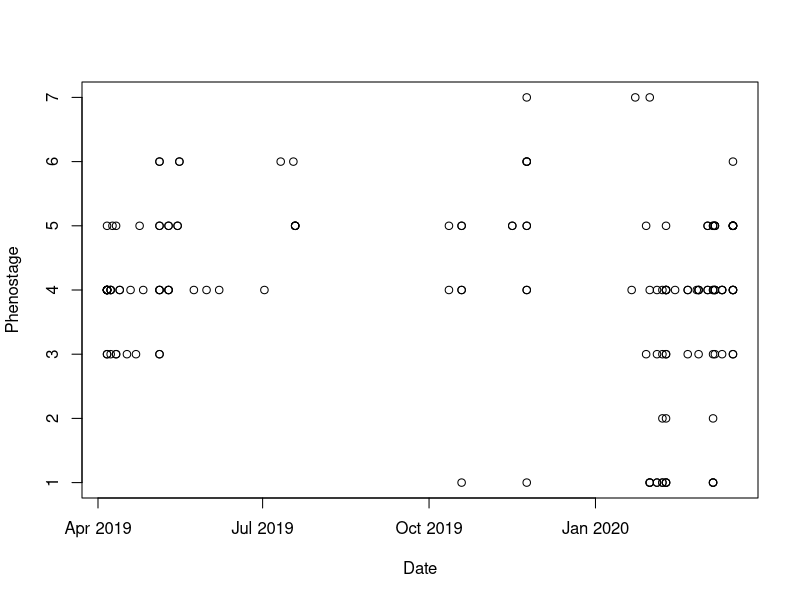
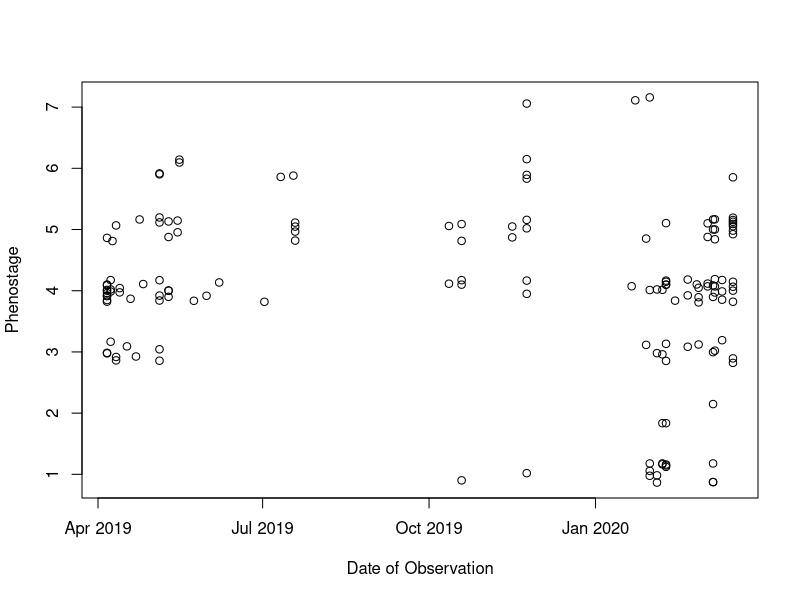
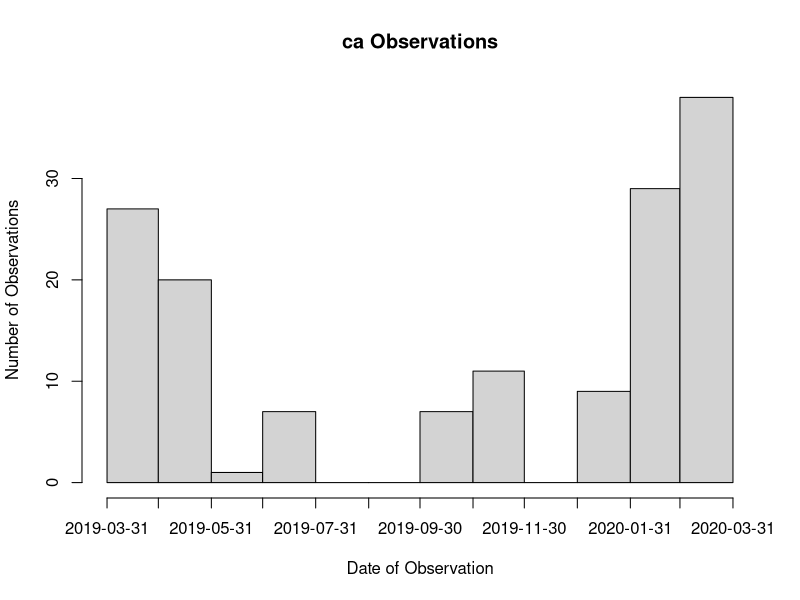
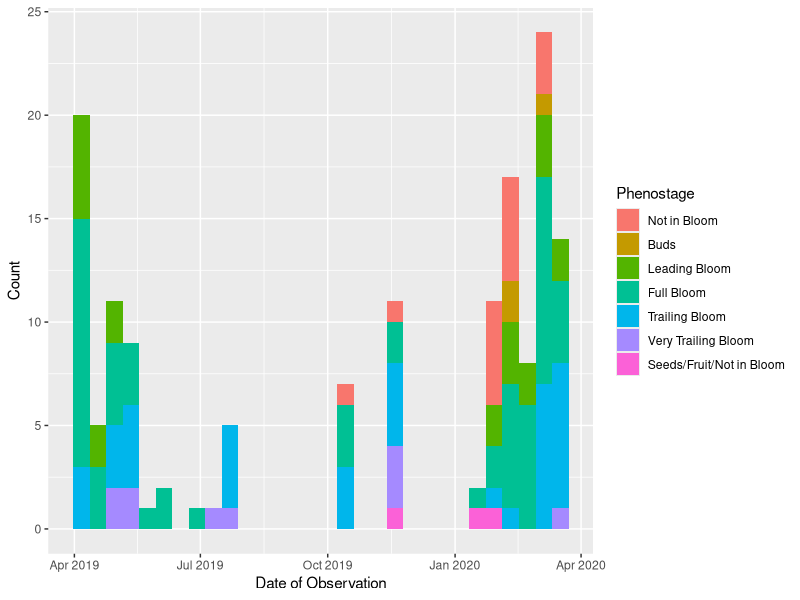
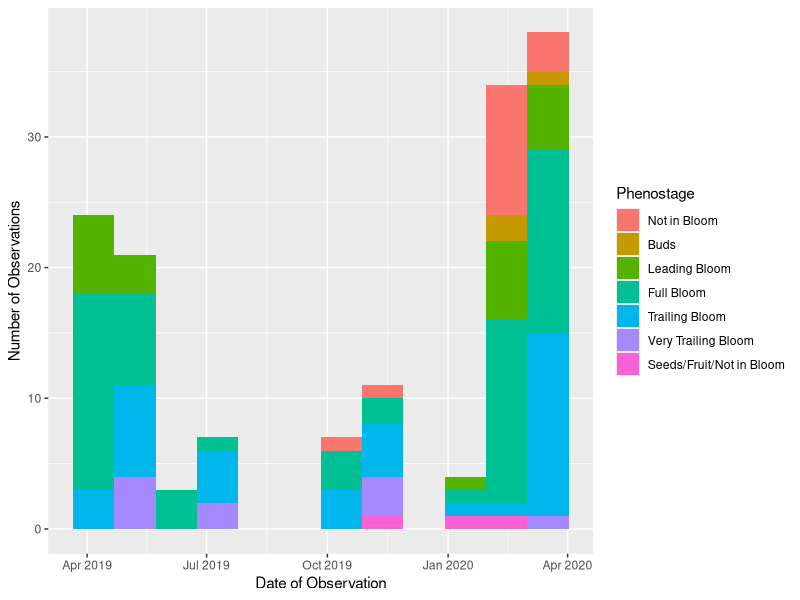
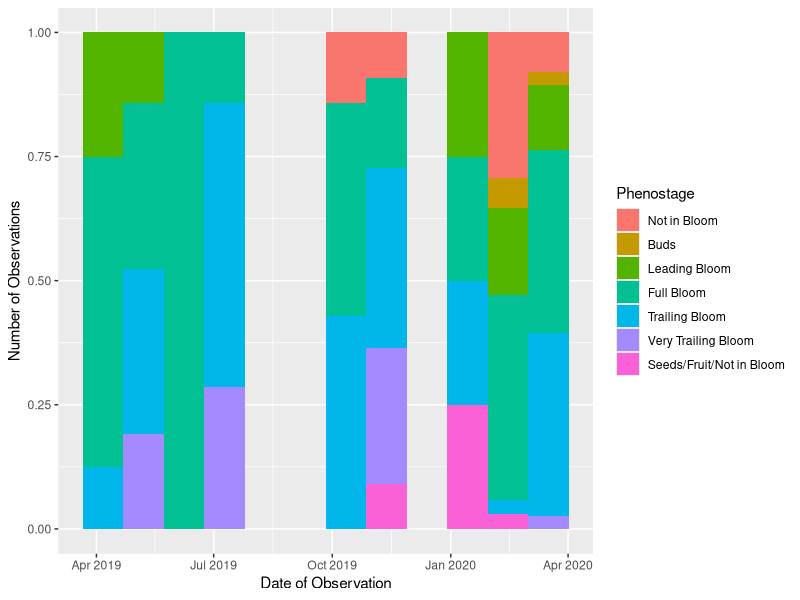
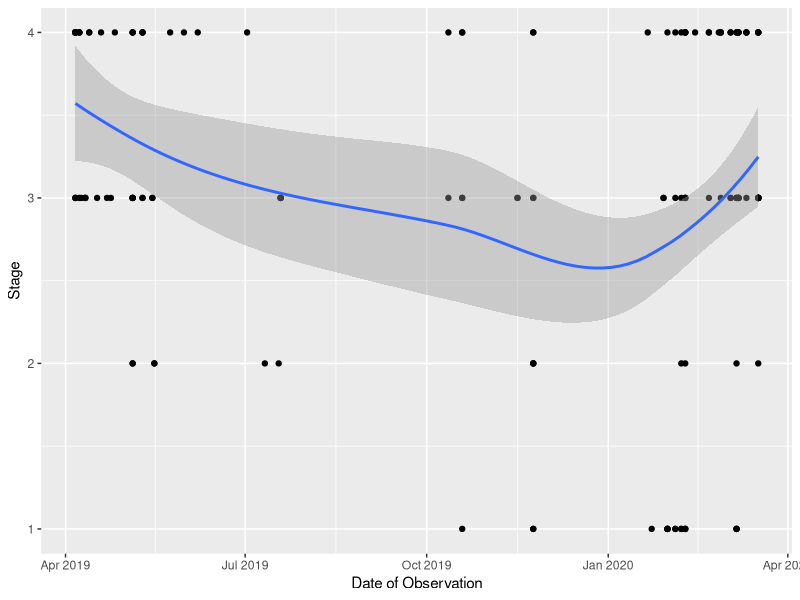
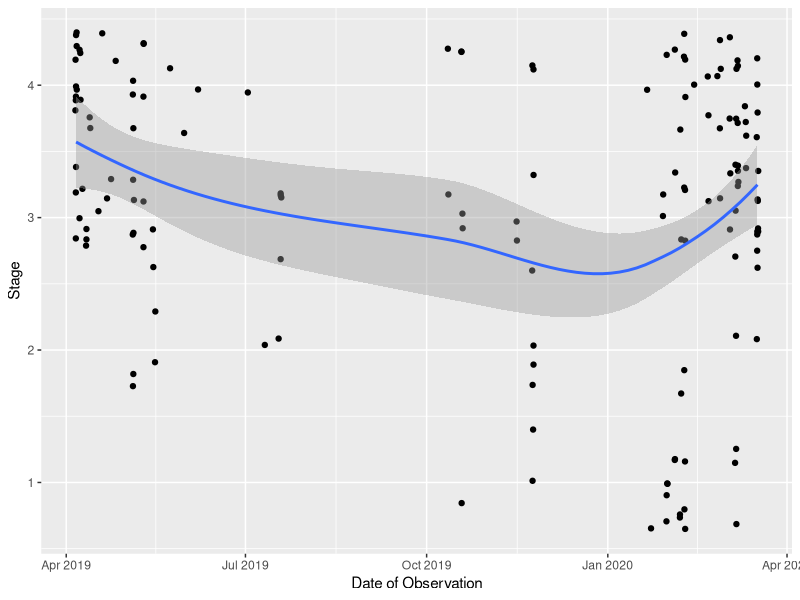

Write R code to recreate these figures, in order.
## ---- chunk 1
ca1<-read.csv("Eschscholiza californica.csv")
library(zoo)
library(ggplot2)
library(lubridate)
#setting up the date columns to function correctly
ca1$day <- as.Date(ca1$Date, "%m/%d/%y")
ca1$doy <- yday(ca1$day)
#need to remove data that hasn't been asssed 
ca<- subset(ca1, ca1$day <"2020-04-19")
## ---- chunk 2
plot(Phenostage~day, data=ca, xlab="Date")
plot(jitter(Phenostage)~day, data=ca, xlab="Date of Observation", ylab="Phenostage")

hist(ca$day, "months", freq = TRUE, xlab="Date of Observation", ylab="Number of Observations", main = "ca Observations")
## ---- chunk 3
ca$Phenostage <- as.factor(ca$Phenostage)
hist1_ca<-ggplot(data=ca, aes(x=day, fill=Phenostage)) +
  geom_histogram(position = "stack")
hist1_ca+
  ylab("Count")+
  xlab("Date of Observation") +
  scale_fill_discrete(name="Phenostage",
                         breaks=c("1", "2", "3","4","5","6","7"),
                         labels=c("Not in Bloom", "Buds", 
                                  "Leading Bloom", "Full Bloom",
                                  "Trailing Bloom", "Very Trailing Bloom", "Seeds/Fruit/Not in Bloom"))

#When bin = 12, the observations are grouped by approx 30 days ~ 1 month of data

hist2_ca<-ggplot(data=ca, aes(x=day, fill=Phenostage)) +
  geom_histogram(position = "stack", bins = 12)
hist2_ca +
  ylab("Number of Observations")+
  xlab("Date of Observation") +
  scale_fill_discrete(name="Phenostage",
                         breaks=c("1", "2", "3","4","5","6","7"),
                         labels=c("Not in Bloom", "Buds", 
                                  "Leading Bloom", "Full Bloom",
                                  "Trailing Bloom", "Very Trailing Bloom", "Seeds/Fruit/Not in Bloom"))

hist3_ca<-ggplot(data=ca, aes(x=day, fill=Phenostage)) +
  geom_histogram(position = "fill", bins = 12)
hist3_ca +
  ylab("Number of Observations")+
  xlab("Date of Observation") +
  scale_fill_discrete(name="Phenostage",
                         breaks=c("1", "2", "3","4","5","6","7"),
                         labels=c("Not in Bloom", "Buds", 
                                  "Leading Bloom", "Full Bloom",
                                  "Trailing Bloom", "Very Trailing Bloom", "Seeds/Fruit/Not in Bloom"))


## ---- chunk 4
##setting up the phenostage observations to decrease after a max of 4
ca$parabola<- ca$Phenostage
ca$parabola<-as.character(ca$parabola)
ca$parabola[ca$parabola=="7"] <- "1"
ca$parabola[ca$parabola=="6"]<-"2"
ca$parabola[ca$parabola=="5"]<-"3"
ca$parabola<- as.numeric(ca$parabola)
## ---- chunk 5
ca_plot2 <- ggplot(ca, aes(x=day, y=parabola)) +
  geom_point() +
  geom_smooth(method="loess")
ca_plot2 +
  xlab("Date of Observation") +
  ylab("Stage")

#Like the bar graphs to show the relative number of observations. But like the graph as a visual representation. Tyring to combine the two. But does this jitter too much?
ca_plot3 <- ggplot(ca, aes(x=day, y=parabola)) +
  geom_point(position = "jitter") +
  geom_smooth(method="loess")
ca_plot3 +
  xlab("Date of Observation") +
  ylab("Stage")


#specifiy height of jitter instaed of deafult keeps the points closer together and emphazies the discretness more. a smaller height would get it even tighter but already losing some points to overlapping. I think I like this one the best :) 
ca_plot4 <- ggplot(ca, aes(x=doy, y=parabola)) +
  geom_jitter(height = .2) +
  geom_smooth(method="loess")
ca_plot4 +
  xlab("Day of the year") +
  ylab("Stage") + ylim(1,4)
## ---- chunk 6
ca6<-ca[with(ca, order(doy)),]
ca6[match(unique(ca6$Phenostage), ca6$Phenostage),]
## ---- chunk 7
#now ordering the data frame backwards
ca7<-ca[with(ca, order(-doy)),]
#finding the first match of this data fram would be the last in doy occurance 
ca7[match(unique(ca7$Phenostage),ca7$Phenostage),]
